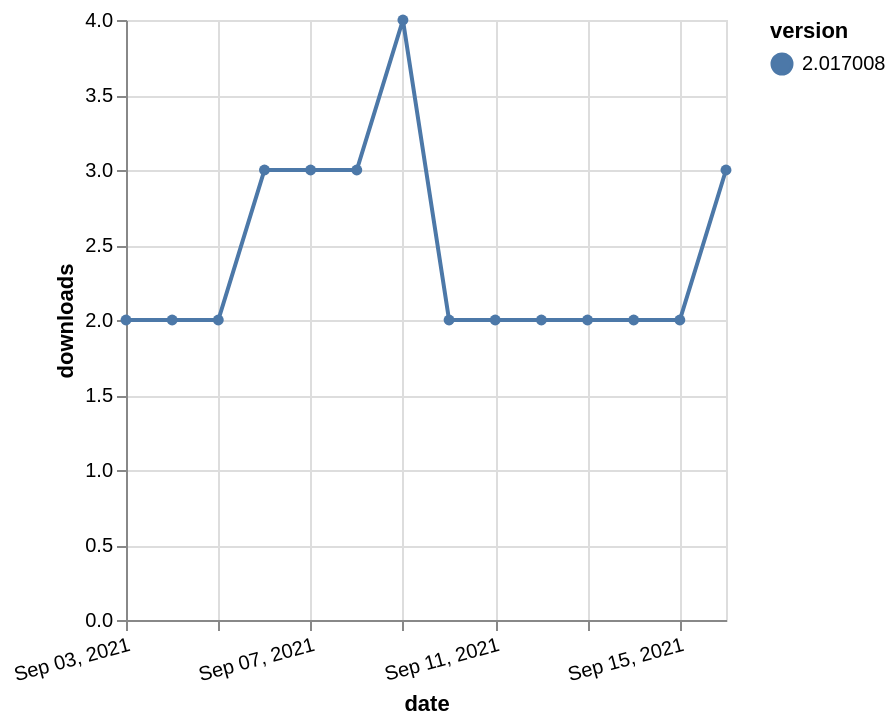

Source (Vega-Lite JSON):
### Vega-Lite specification from a JSON file in a GitHub repository (floating-point values rounded to 4 significant figures)
{"$schema": "https://vega.github.io/schema/vega-lite/v5.json", "description": "A simple bar chart with embedded data.", "data": {"values": [{"date": "2021-09-03", "total": 3595, "delta": 2, "version": "2.017008"}, {"date": "2021-09-04", "total": 3597, "delta": 2, "version": "2.017008"}, {"date": "2021-09-05", "total": 3599, "delta": 2, "version": "2.017008"}, {"date": "2021-09-06", "total": 3602, "delta": 3, "version": "2.017008"}, {"date": "2021-09-07", "total": 3605, "delta": 3, "version": "2.017008"}, {"date": "2021-09-08", "total": 3608, "delta": 3, "version": "2.017008"}, {"date": "2021-09-09", "total": 3612, "delta": 4, "version": "2.017008"}, {"date": "2021-09-10", "total": 3614, "delta": 2, "version": "2.017008"}, {"date": "2021-09-11", "total": 3616, "delta": 2, "version": "2.017008"}, {"date": "2021-09-12", "total": 3618, "delta": 2, "version": "2.017008"}, {"date": "2021-09-13", "total": 3620, "delta": 2, "version": "2.017008"}, {"date": "2021-09-14", "total": 3622, "delta": 2, "version": "2.017008"}, {"date": "2021-09-15", "total": 3624, "delta": 2, "version": "2.017008"}, {"date": "2021-09-16", "total": 3627, "delta": 3, "version": "2.017008"}]}, "width": "container", "mark": {"type": "line", "point": {"filled": true}}, "encoding": {"x": {"field": "date", "type": "temporal", "timeUnit": "yearmonthdate", "title": "date", "axis": {"labelAngle": -15}}, "y": {"field": "delta", "type": "quantitative", "title": "downloads"}, "color": {"field": "version", "type": "nominal"}, "tooltip": {"field": "delta"}}}
